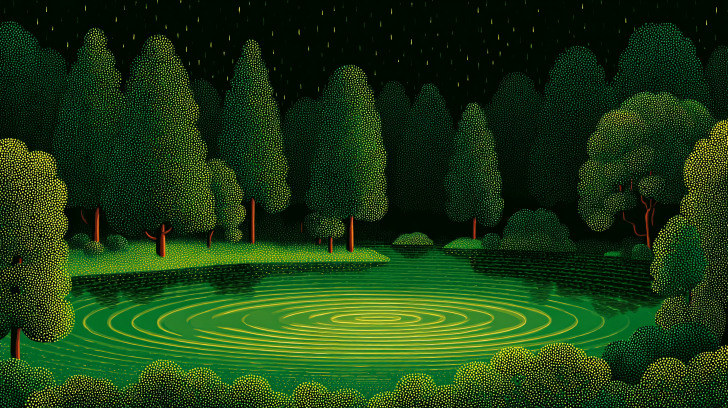
#> input picture assets/source/s01_well.png, 1456 x 816 px, found by its file name (shown at 1/2 size)
$ python cutouts.py ../assets/cutouts
#> lines starting #> are read from the running program, lines starting #| are printed output that depends on the picture
"""Cut scene 01 and 02 into depth layers for the S01 -> S02 transition.
Originals in assets/source stay untouched; layers go to assets/cutouts."""
import json, sys
from pathlib import Path
import numpy as np
from PIL import Image, ImageDraw, ImageFilter
from scipy import ndimage as ndi

ROOT = Path(sys.argv[1])
SRC, OUT = ROOT / "assets/source", ROOT / "assets/cutouts"
OUT.mkdir(parents=True, exist_ok=True)
W, H = 1456, 816


def save(rgb, alpha, name):
    a = (np.clip(alpha, 0, 1) * 255).astype(np.uint8)
    Image.fromarray(np.dstack([rgb, a])).save(OUT / name)


def poly_mask(points, feather=3):
    m = Image.new("L", (W, H), 0)
    ImageDraw.Draw(m).polygon(points, fill=255)
    return np.asarray(m.filter(ImageFilter.GaussianBlur(feather)), dtype=np.float32) / 255


def solid(mask, close=9, min_size=400):
    """Solid silhouette from dotted engraving: close gaps, fill holes, drop specks."""
    m = ndi.binary_closing(mask, structure=np.ones((close, close)))
    m = ndi.binary_fill_holes(m)
    lab, n = ndi.label(m)
    if n:
        sizes = ndi.sum(m, lab, range(1, n + 1))
        m = np.isin(lab, 1 + np.flatnonzero(sizes >= min_size))
    return ndi.gaussian_filter(m.astype(np.float32), 1.2)


def rect(x0, y0, x1, y1):
    r = np.zeros((H, W), bool)
    r[y0:y1, x0:x1] = True
    return r


meta = {"size": [W, H], "s01": {}, "s02": {"nuts": []}}

# ---- Scene 01: An Tobar ------------------------------------------------------
s1 = np.asarray(Image.open(SRC / "s01_well.png").convert("RGB"))
save(s1, np.ones((H, W)), "s01_bg.png")
#> in save, `a = (np.clip(alpha, 0, 1) * 255).astype(np.uint8)`: a: shape (816, 1456); every value is 255
#> in save, `a = (np.clip(alpha, 0, 1) * 255).astype(np.uint8)`: alpha: shape (816, 1456) float64; every value is 1
layers = {
    "s01_trees_left.png": [(0, 268), (55, 272), (115, 320), (140, 395), (128, 470), (150, 560),
                           (148, 640), (120, 700), (60, 735), (0, 740)],
    "s01_trees_right.png": [(1456, 232), (1405, 245), (1372, 300), (1352, 380), (1318, 440),
                            (1300, 520), (1310, 600), (1290, 640), (1240, 650), (1205, 690),
                            (1200, 816), (1456, 816)],
    "s01_bushes_front.png": [(0, 735), (90, 720), (170, 738), (260, 720), (330, 718), (420, 740),
                             (520, 748), (600, 765), (680, 772), (760, 755), (840, 742),
                             (900, 718), (980, 692), (1060, 688), (1140, 700), (1210, 672),
                             (1260, 660), (1456, 700), (1456, 816), (0, 816)],
}
for name, pts in layers.items():
    save(s1, poly_mask(pts), name)
#> this loop made 3 passes
#> pass 1, in save (call 2), `a = (np.clip(alpha, 0, 1) * 255).astype(np.uint8)`:
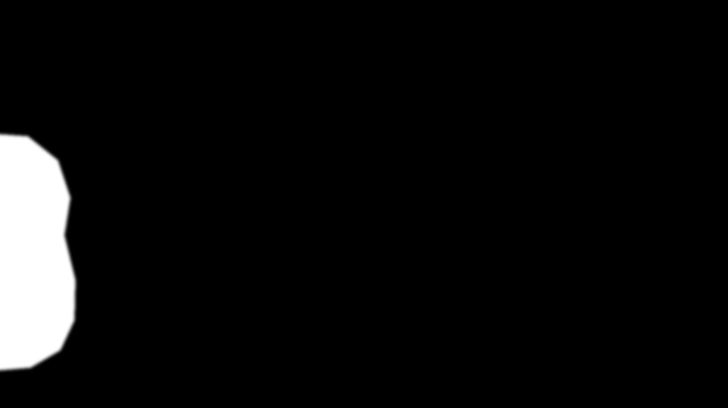
#> a: shape (816, 1456) (shown at 1/2 size); min 0, max 255, mean 12.9
#> pass 1, in save (call 2), `Image.fromarray(np.dstack([rgb, a])).save(OUT / name)`:
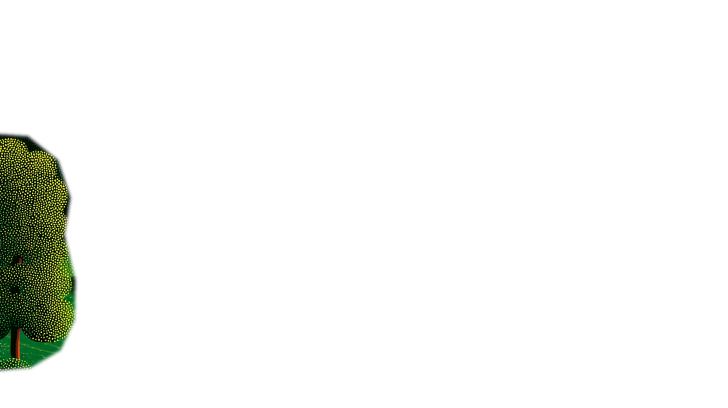
#> saved as s01_trees_left.png: PIL image 1456x816 RGBA (shown at 1/2 size); mean R, G, B, A 26.5, 58.9, 18.5, 12.9; transparent parts drawn white
#> pass 2, in save (call 3), `a = (np.clip(alpha, 0, 1) * 255).astype(np.uint8)`:
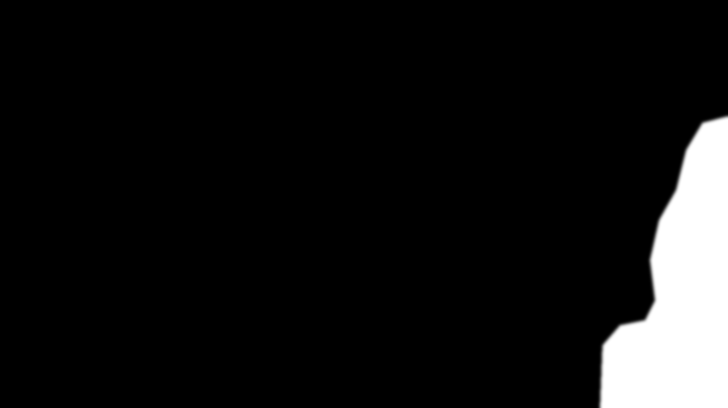
#> a: shape (816, 1456) (shown at 1/2 size); min 0, max 255, mean 19.7
meta["s01"]["pool_centre"] = [735, 635]

# ---- Scene 02: Fintan --------------------------------------------------------
#> (the run stopped early here; a loop or call above may not have finished)
